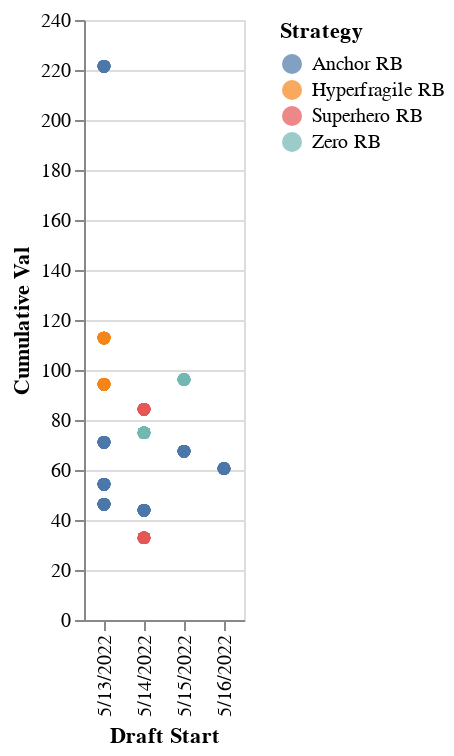

The notebook cell this image was saved under:
### Code cell
#Team Build by draft date, with cumulative ADP value

alt.Chart(df1).mark_circle(size=40).encode(
    x='Draft Start',
    y='Cumulative Val',
    color='Strategy',
    tooltip=['Draft Start','Team', 'Strategy', 'Elite Onesie', 'build_x', 'Cumulative Val']
).interactive()

### Figure 1 — Vega-Lite specification as saved in the notebook (floating-point values rounded to 4 significant figures; data arrays with more than 128 entries replaced by an {"elided": "..."} marker saying what was removed)
{"config": {"view": {"continuousWidth": 400, "continuousHeight": 300}}, "data": {"name": "data-a13933d6c873d3880437b9d54f876eaa"}, "mark": {"type": "circle", "size": 40}, "encoding": {"color": {"field": "Strategy", "type": "nominal"}, "tooltip": [{"field": "Draft Start", "type": "nominal"}, {"field": "Team", "type": "quantitative"}, {"field": "Strategy", "type": "nominal"}, {"field": "Elite Onesie", "type": "nominal"}, {"field": "build_x", "type": "nominal"}, {"field": "Cumulative Val", "type": "quantitative"}], "x": {"field": "Draft Start", "type": "nominal"}, "y": {"field": "Cumulative Val", "type": "quantitative"}}, "selection": {"selector111": {"type": "interval", "bind": "scales", "encodings": ["x", "y"]}}, "$schema": "https://vega.github.io/schema/vega-lite/v4.17.0.json", "datasets": {"data-a13933d6c873d3880437b9d54f876eaa": {"elided": "260 records"}}}
